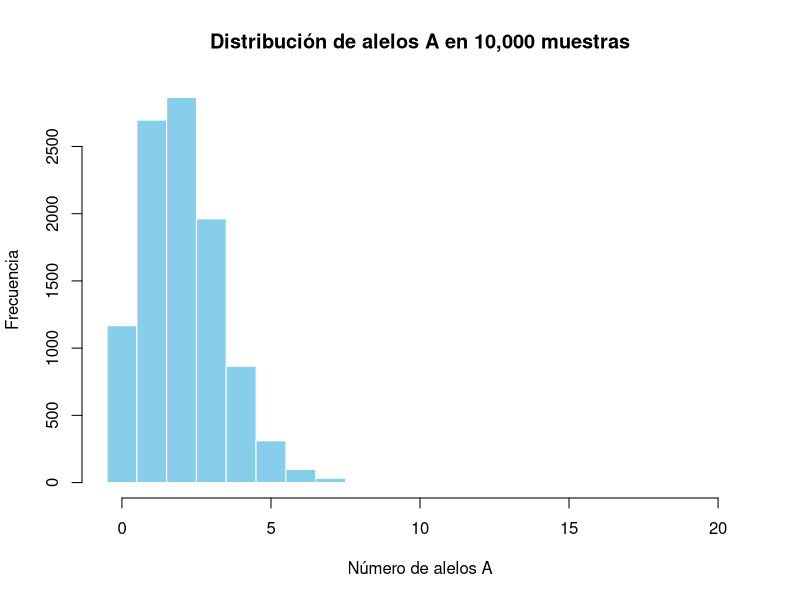
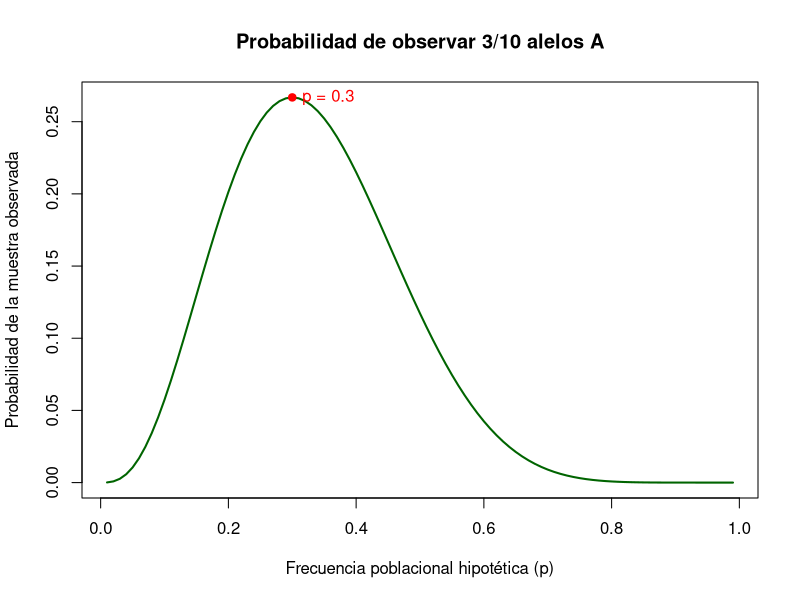
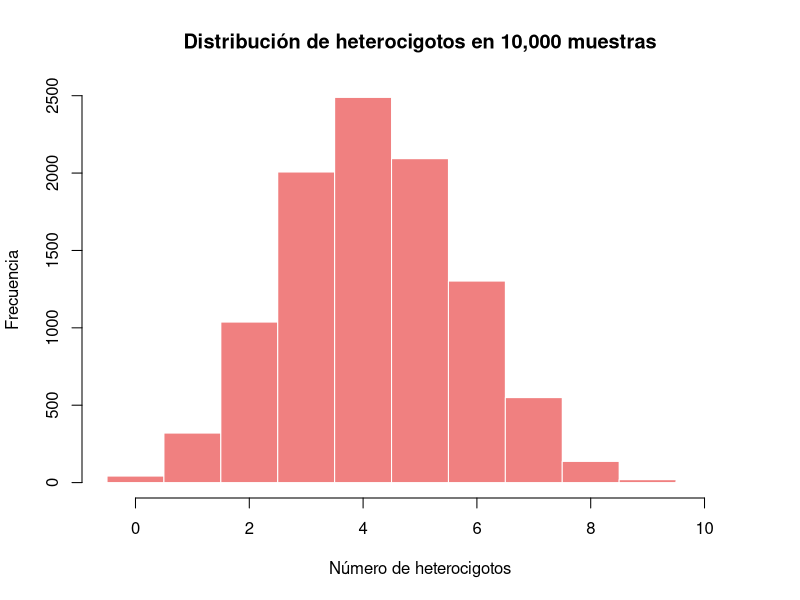

Write R code to recreate these figures, in order.
## ---- chunk 1

# Definir los parámetros
n <- 20  # Tamaño de la muestra
p <- 0.1  # Frecuencia del alelo A

# Simular 10,000 muestras
num_simulaciones <- 10000
muestras_simuladas <- rbinom(n = num_simulaciones, size = n, prob = p)

# Descriptores numéricos
media_simulada <- mean(muestras_simuladas)
print(paste("La media de las simulaciones es:", round(media_simulada, 2)))
print(paste("La desviación estándar de las simulaciones es:", round(sd(muestras_simuladas), 2)))

# Gráfico de la distribución
hist(muestras_simuladas,
     breaks = seq(-0.5, n + 0.5, by = 1),
     col = "skyblue",
     border = "white",
     main = "Distribución de alelos A en 10,000 muestras",
     xlab = "Número de alelos A",
     ylab = "Frecuencia")
## ---- chunk 2
# Definir los parámetros de la muestra
k_observado <- 3
n_muestra <- 10

# Rango de frecuencias poblacionales para evaluar
frecuencias_poblacionales <- seq(0.01, 0.99, by = 0.01) # Esto permite que recorra el vector cada 0.01

# Calcular la probabilidad para cada frecuencia poblacional
probabilidades <- dbinom(x = k_observado, size = n_muestra, prob = frecuencias_poblacionales)

# Gráfico de la verosimilitud
plot(frecuencias_poblacionales,
     probabilidades,
     type = "l",
     lwd = 2,
     col = "darkgreen",
     main = "Probabilidad de observar 3/10 alelos A",
     xlab = "Frecuencia poblacional hipotética (p)",
     ylab = "Probabilidad de la muestra observada")

# Marcar el punto de máxima probabilidad
max_p <- frecuencias_poblacionales[which.max(probabilidades)]
points(max_p, max(probabilidades), col = "red", pch = 19)
text(max_p, max(probabilidades), labels = paste("p =", round(max_p, 2)), pos = 4, col = "red")
## ---- chunk 3
# Definir los parámetros
p_alelo_A <- 0.3
prob_heterocigoto <- 2 * p_alelo_A * (1 - p_alelo_A)
n_individuos <- 10

# Simular la variación de la frecuencia de heterocigotos
num_simulaciones <- 10000
muestras_heterocigotos <- rbinom(n = num_simulaciones, size = n_individuos, prob = prob_heterocigoto)

# Caracterizar la distribución
media_simulada_h <- mean(muestras_heterocigotos)
print(paste("La media de heterocigotos simulados es:", round(media_simulada_h, 2)))
print(paste("La desviación estándar de las simulaciones es:", round(sd(muestras_heterocigotos), 2)))

# Gráfico de la distribución
hist(muestras_heterocigotos,
     breaks = seq(-0.5, n_individuos + 0.5, by = 1),
     col = "lightcoral",
     border = "white",
     main = "Distribución de heterocigotos en 10,000 muestras",
     xlab = "Número de heterocigotos",
     ylab = "Frecuencia")
## ---- chunk 4

runif(1)

## ---- chunk 5

# -----------------------------
# Parámetros
# -----------------------------
N <- 5e5        # tamaño efectivo
mu <- 1e-5      # tasa de mutación
n <- 4          # número de secuencias

# -----------------------------
# 1. Simular tiempos de coalescencia
# -----------------------------
# Función para simular tiempo de espera (geométrico)
simular_T <- function(n_linajes, N) {
  pares <- choose(n_linajes, 2)
  p <- pares / (2 * N)     # probabilidad de coalescencia por generación
  rgeom(1, p)              # tiempo de espera ~ geométrica
}

# Guardamos los tiempos
T4 <- simular_T(4, N)
T3 <- simular_T(3, N)
T2 <- simular_T(2, N)

cat("T4 =", T4, "\n")
cat("T3 =", T3, "\n")
cat("T2 =", T2, "\n")

# -----------------------------
# 2. Tiempo total de ramas
# -----------------------------
T_total <- (4 * T4) + (3 * T3) + (2 * T2)
cat("Tiempo total de ramas =", T_total, "\n")

# -----------------------------
# 3. Número de mutaciones (S)
# -----------------------------
S <- rpois(1, lambda = T_total * mu)  # Poisson con media T_total * mu
cat("Número de mutaciones S =", S, "\n")

# -----------------------------
# 4. Diversidad nucleotídica (π)
# -----------------------------
pi_est <- 4 * N * mu
cat("π esperado =", pi_est, "\n")

# -----------------------------
# 5. Theta de Watterson (θW)
# -----------------------------
a_n <- sum(1 / (1:(n - 1)))
theta_W <- S / a_n
cat("θW estimado =", theta_W, "\n")


## ---- chunk 6
p1 <- 0.5
p2 <- runif(1)
p2 # La frecuencia propuesta

conteo_p1 <- dbinom(50, 100, p1)
conteo_p1
conteo_p2 <- dbinom(50, 100, p2)
conteo_p2

# Por lo tanto alfa
alpha = conteo_p2/conteo_p1
alpha
# Si u < alpha ACEPTAS
# Si u >= alpha RECHAZAS
runif(1)
